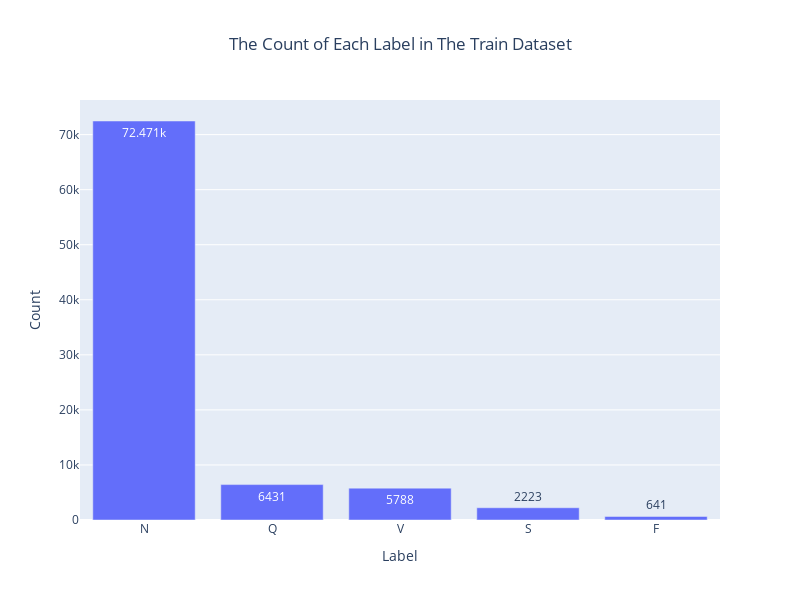

The cell this chart's notebook holds for it:
### Code cell
# Plot the distribution of the labels in the train dataset using abbreviations
bar_fig = px.bar(x=value_counts_train_abbr.index,y=value_counts_train_abbr.values, title="The Count of Each Label in The Train Dataset", labels={"x": "Label", "y": "Count"}, text_auto=True)

bar_fig.update_layout(title_x=0.5, width=800, height=600)
bar_fig.show()

### Figure 1 — Plotly figure (JSON) as saved in the notebook; plotly's stock layout.template omitted (floating-point values rounded to 4 significant figures)
{"data": [{"alignmentgroup": "True", "hovertemplate": "Label=%{x}<br>Count=%{y}<extra></extra>", "legendgroup": "", "marker": {"color": "#636efa", "pattern": {"shape": ""}}, "name": "", "offsetgroup": "", "orientation": "v", "showlegend": false, "textposition": "auto", "texttemplate": "%{y}", "type": "bar", "x": ["N", "Q", "V", "S", "F"], "xaxis": "x", "y": [72471, 6431, 5788, 2223, 641], "yaxis": "y"}], "layout": {"barmode": "relative", "height": 600, "legend": {"tracegroupgap": 0}, "title": {"text": "The Count of Each Label in The Train Dataset", "x": 0.5}, "width": 800, "xaxis": {"anchor": "y", "domain": [0, 1], "title": {"text": "Label"}}, "yaxis": {"anchor": "x", "domain": [0, 1], "title": {"text": "Count"}}}}
